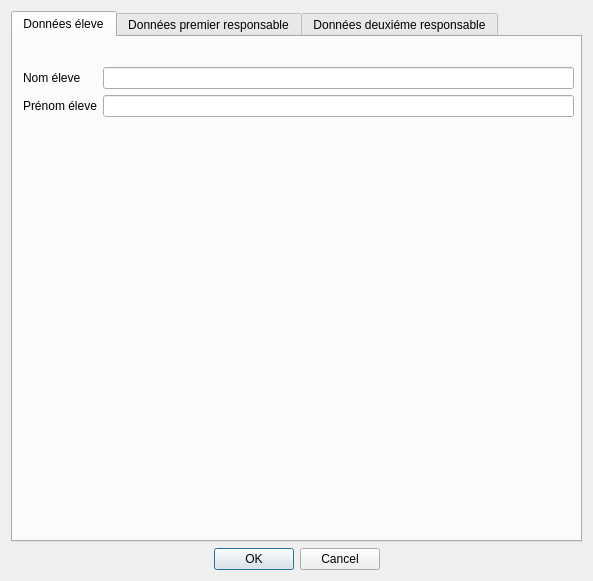
<?xml version="1.0" encoding="UTF-8"?>
<ui version="4.0">
 <class>EditDossier</class>
 <widget class="QDialog" name="EditDossier">
  <property name="geometry">
   <rect>
    <x>0</x>
    <y>0</y>
    <width>593</width>
    <height>581</height>
   </rect>
  </property>
  <property name="windowTitle">
   <string>Edition Dossier</string>
  </property>
  <layout class="QGridLayout" name="gridLayout_2">
   <item row="1" column="0">
    <widget class="QDialogButtonBox" name="buttonBox">
     <property name="orientation">
      <enum>Qt::Horizontal</enum>
     </property>
     <property name="standardButtons">
      <set>QDialogButtonBox::Cancel|QDialogButtonBox::Ok</set>
     </property>
     <property name="centerButtons">
      <bool>true</bool>
     </property>
    </widget>
   </item>
   <item row="0" column="0">
    <widget class="QTabWidget" name="tabWidget_2">
     <property name="currentIndex">
      <number>0</number>
     </property>
     <widget class="QWidget" name="tab_3">
      <attribute name="icon">
       <iconset resource="logo.qrc">
        <normaloff>:/images/Academic-Hat.png</normaloff>:/images/Academic-Hat.png</iconset>
      </attribute>
      <attribute name="title">
       <string>Données éleve</string>
      </attribute>
      <widget class="QWidget" name="layoutWidget">
       <property name="geometry">
        <rect>
         <x>10</x>
         <y>30</y>
         <width>551</width>
         <height>361</height>
        </rect>
       </property>
       <layout class="QFormLayout" name="formLayout">
        <item row="0" column="0">
         <widget class="QLabel" name="nomLeveLabel">
          <property name="text">
           <string>Nom éleve</string>
          </property>
         </widget>
        </item>
        <item row="0" column="1">
         <widget class="QLineEdit" name="nomLeveLineEdit">
          <property name="styleSheet">
           <string notr="true">
background-image: url(:/images/Search-32.png);
background-repeat:no-repeat;
background-position:top right;
</string>
          </property>
          <property name="frame">
           <bool>true</bool>
          </property>
          <property name="placeholderText">
           <string/>
          </property>
          <property name="clearButtonEnabled">
           <bool>false</bool>
          </property>
         </widget>
        </item>
        <item row="1" column="0">
         <widget class="QLabel" name="prNomLeveLabel">
          <property name="text">
           <string>Prénom éleve</string>
          </property>
         </widget>
        </item>
        <item row="1" column="1">
         <widget class="QLineEdit" name="prNomLeveLineEdit"/>
        </item>
       </layout>
      </widget>
     </widget>
     <widget class="QWidget" name="tab_4">
      <attribute name="icon">
       <iconset resource="logo.qrc">
        <normaloff>:/images/User.png</normaloff>:/images/User.png</iconset>
      </attribute>
      <attribute name="title">
       <string>Données premier responsable</string>
      </attribute>
      <widget class="QWidget" name="layoutWidget">
       <property name="geometry">
        <rect>
         <x>10</x>
         <y>20</y>
         <width>551</width>
         <height>471</height>
        </rect>
       </property>
       <layout class="QFormLayout" name="formLayout_2">
        <item row="0" column="0">
         <widget class="QLabel" name="nomPremierResponsableLabel">
          <property name="text">
           <string>Nom Premier Responsable</string>
          </property>
         </widget>
        </item>
        <item row="0" column="1">
         <widget class="QLineEdit" name="nomPremierResponsableLineEdit"/>
        </item>
        <item row="1" column="0">
         <widget class="QLabel" name="prNomPremierResponsableLabel">
          <property name="text">
           <string>Prénom Premier Responsable    </string>
          </property>
         </widget>
        </item>
        <item row="1" column="1">
         <widget class="QLineEdit" name="prNomPremierResponsableLineEdit"/>
        </item>
        <item row="3" column="0">
         <widget class="QLabel" name="label">
          <property name="text">
           <string>Adresse Premier Responsable</string>
          </property>
         </widget>
        </item>
        <item row="3" column="1">
         <widget class="QTabWidget" name="tabWidget">
          <property name="sizeIncrement">
           <size>
            <width>0</width>
            <height>0</height>
           </size>
          </property>
          <property name="currentIndex">
           <number>0</number>
          </property>
          <widget class="QWidget" name="tab">
           <property name="minimumSize">
            <size>
             <width>0</width>
             <height>190</height>
            </size>
           </property>
           <property name="layoutDirection">
            <enum>Qt::LeftToRight</enum>
           </property>
           <attribute name="icon">
            <iconset resource="logo.qrc">
             <normaloff>:/images/home.png</normaloff>:/images/home.png</iconset>
           </attribute>
           <attribute name="title">
            <string>Adresse Personelle</string>
           </attribute>
           <widget class="QWidget" name="layoutWidget_2">
            <property name="geometry">
             <rect>
              <x>10</x>
              <y>20</y>
              <width>311</width>
              <height>161</height>
             </rect>
            </property>
            <layout class="QFormLayout" name="formLayout_10">
             <item row="0" column="0">
              <widget class="QLabel" name="ligneAdresse1Label">
               <property name="text">
                <string>Ligne Adresse 1</string>
               </property>
              </widget>
             </item>
             <item row="0" column="1">
              <widget class="QLineEdit" name="ligneAdresse1LineEdit"/>
             </item>
             <item row="1" column="0">
              <widget class="QLabel" name="ligneAdress2Label">
               <property name="text">
                <string>Ligne Adress 2</string>
               </property>
              </widget>
             </item>
             <item row="1" column="1">
              <widget class="QLineEdit" name="ligneAdress2LineEdit"/>
             </item>
             <item row="2" column="0">
              <widget class="QLabel" name="villeLabel">
               <property name="text">
                <string>Ville</string>
               </property>
              </widget>
             </item>
             <item row="2" column="1">
              <widget class="QLineEdit" name="villeLineEdit"/>
             </item>
             <item row="3" column="0">
              <widget class="QLabel" name="codePostaleLabel">
               <property name="text">
                <string>CodePostale</string>
               </property>
              </widget>
             </item>
             <item row="3" column="1">
              <widget class="QLineEdit" name="codePostaleLineEdit"/>
             </item>
             <item row="4" column="0">
              <widget class="QLabel" name="paysLabel">
               <property name="text">
                <string>Pays</string>
               </property>
              </widget>
             </item>
             <item row="4" column="1">
              <widget class="QLineEdit" name="paysLineEdit">
               <property name="text">
                <string>Tunisie</string>
               </property>
              </widget>
             </item>
            </layout>
           </widget>
          </widget>
          <widget class="QWidget" name="tab_2">
           <attribute name="icon">
            <iconset resource="logo.qrc">
             <normaloff>:/images/suitcase.png</normaloff>:/images/suitcase.png</iconset>
           </attribute>
           <attribute name="title">
            <string>Adresse Professionnelle</string>
           </attribute>
           <widget class="QWidget" name="layoutWidget_3">
            <property name="geometry">
             <rect>
              <x>10</x>
              <y>20</y>
              <width>311</width>
              <height>161</height>
             </rect>
            </property>
            <layout class="QFormLayout" name="formLayout_11">
             <item row="0" column="0">
              <widget class="QLabel" name="ligneAdresse1Label_5">
               <property name="text">
                <string>Ligne Adresse 1</string>
               </property>
              </widget>
             </item>
             <item row="0" column="1">
              <widget class="QLineEdit" name="ligneAdresse1LineEdit_5"/>
             </item>
             <item row="1" column="0">
              <widget class="QLabel" name="ligneAdress2Label_5">
               <property name="text">
                <string>Ligne Adress 2</string>
               </property>
              </widget>
             </item>
             <item row="1" column="1">
              <widget class="QLineEdit" name="ligneAdress2LineEdit_5"/>
             </item>
             <item row="2" column="0">
              <widget class="QLabel" name="villeLabel_5">
               <property name="text">
                <string>Ville</string>
               </property>
              </widget>
             </item>
             <item row="2" column="1">
              <widget class="QLineEdit" name="villeLineEdit_5"/>
             </item>
             <item row="3" column="0">
              <widget class="QLabel" name="codePostaleLabel_5">
               <property name="text">
                <string>CodePostale</string>
               </property>
              </widget>
             </item>
             <item row="3" column="1">
              <widget class="QLineEdit" name="codePostaleLineEdit_5"/>
             </item>
             <item row="4" column="0">
              <widget class="QLabel" name="paysLabel_5">
               <property name="text">
                <string>Pays</string>
               </property>
              </widget>
             </item>
             <item row="4" column="1">
              <widget class="QLineEdit" name="paysLineEdit_5">
               <property name="text">
                <string>Tunisie</string>
               </property>
              </widget>
             </item>
            </layout>
           </widget>
          </widget>
         </widget>
        </item>
        <item row="4" column="0">
         <widget class="QLabel" name="nTelephonesLabel">
          <property name="text">
           <string>N° Telephones</string>
          </property>
         </widget>
        </item>
        <item row="4" column="1">
         <layout class="QGridLayout" name="gridLayout">
          <item row="0" column="0">
           <widget class="QLineEdit" name="lineEdit">
            <property name="maxLength">
             <number>8</number>
            </property>
           </widget>
          </item>
          <item row="0" column="1">
           <widget class="QPushButton" name="pushButton">
            <property name="text">
             <string/>
            </property>
            <property name="icon">
             <iconset resource="logo.qrc">
              <normaloff>:/images/Add.png</normaloff>:/images/Add.png</iconset>
            </property>
            <property name="iconSize">
             <size>
              <width>26</width>
              <height>26</height>
             </size>
            </property>
            <property name="flat">
             <bool>true</bool>
            </property>
           </widget>
          </item>
         </layout>
        </item>
        <item row="2" column="0">
         <widget class="QLabel" name="professionLabel">
          <property name="text">
           <string>Profession</string>
          </property>
         </widget>
        </item>
        <item row="2" column="1">
         <widget class="QLineEdit" name="professionLineEdit"/>
        </item>
       </layout>
      </widget>
     </widget>
     <widget class="QWidget" name="tab_5">
      <attribute name="icon">
       <iconset resource="logo.qrc">
        <normaloff>:/images/User.png</normaloff>:/images/User.png</iconset>
      </attribute>
      <attribute name="title">
       <string>Données deuxiéme responsable</string>
      </attribute>
      <widget class="QWidget" name="layoutWidget">
       <property name="geometry">
        <rect>
         <x>10</x>
         <y>20</y>
         <width>551</width>
         <height>471</height>
        </rect>
       </property>
       <layout class="QFormLayout" name="formLayout_8">
        <item row="0" column="0">
         <widget class="QLabel" name="nomPremierResponsableLabel_4">
          <property name="text">
           <string>Nom deuxiéme Responsable</string>
          </property>
         </widget>
        </item>
        <item row="0" column="1">
         <widget class="QLineEdit" name="nomPremierResponsableLineEdit_4"/>
        </item>
        <item row="1" column="0">
         <widget class="QLabel" name="prNomPremierResponsableLabel_4">
          <property name="text">
           <string>Prénom deuxiéme Responsable</string>
          </property>
         </widget>
        </item>
        <item row="1" column="1">
         <widget class="QLineEdit" name="prNomPremierResponsableLineEdit_4"/>
        </item>
        <item row="3" column="0">
         <widget class="QLabel" name="label_4">
          <property name="text">
           <string>Adresse deuxiéme Responsable</string>
          </property>
         </widget>
        </item>
        <item row="4" column="0">
         <widget class="QLabel" name="nTelephonesLabel_4">
          <property name="text">
           <string>N° Telephones</string>
          </property>
         </widget>
        </item>
        <item row="4" column="1">
         <layout class="QGridLayout" name="gridLayout_4">
          <item row="0" column="0">
           <widget class="QLineEdit" name="lineEdit_4"/>
          </item>
          <item row="0" column="1">
           <widget class="QPushButton" name="pushButton_4">
            <property name="text">
             <string/>
            </property>
            <property name="icon">
             <iconset resource="logo.qrc">
              <normaloff>:/images/Add.png</normaloff>:/images/Add.png</iconset>
            </property>
            <property name="iconSize">
             <size>
              <width>26</width>
              <height>26</height>
             </size>
            </property>
            <property name="flat">
             <bool>true</bool>
            </property>
           </widget>
          </item>
         </layout>
        </item>
        <item row="3" column="1">
         <widget class="QTabWidget" name="tabWidget_3">
          <property name="sizeIncrement">
           <size>
            <width>0</width>
            <height>0</height>
           </size>
          </property>
          <property name="currentIndex">
           <number>0</number>
          </property>
          <widget class="QWidget" name="tab_8">
           <property name="minimumSize">
            <size>
             <width>0</width>
             <height>190</height>
            </size>
           </property>
           <property name="layoutDirection">
            <enum>Qt::LeftToRight</enum>
           </property>
           <attribute name="icon">
            <iconset resource="logo.qrc">
             <normaloff>:/images/home.png</normaloff>:/images/home.png</iconset>
           </attribute>
           <attribute name="title">
            <string>Adresse Personelle</string>
           </attribute>
           <widget class="QWidget" name="layoutWidget_6">
            <property name="geometry">
             <rect>
              <x>10</x>
              <y>20</y>
              <width>311</width>
              <height>161</height>
             </rect>
            </property>
            <layout class="QFormLayout" name="formLayout_14">
             <item row="0" column="0">
              <widget class="QLabel" name="ligneAdresse1Label_3">
               <property name="text">
                <string>Ligne Adresse 1</string>
               </property>
              </widget>
             </item>
             <item row="0" column="1">
              <widget class="QLineEdit" name="ligneAdresse1LineEdit_3"/>
             </item>
             <item row="1" column="0">
              <widget class="QLabel" name="ligneAdress2Label_3">
               <property name="text">
                <string>Ligne Adress 2</string>
               </property>
              </widget>
             </item>
             <item row="1" column="1">
              <widget class="QLineEdit" name="ligneAdress2LineEdit_3"/>
             </item>
             <item row="2" column="0">
              <widget class="QLabel" name="villeLabel_3">
               <property name="text">
                <string>Ville</string>
               </property>
              </widget>
             </item>
             <item row="2" column="1">
              <widget class="QLineEdit" name="villeLineEdit_3"/>
             </item>
             <item row="3" column="0">
              <widget class="QLabel" name="codePostaleLabel_3">
               <property name="text">
                <string>CodePostale</string>
               </property>
              </widget>
             </item>
             <item row="3" column="1">
              <widget class="QLineEdit" name="codePostaleLineEdit_3"/>
             </item>
             <item row="4" column="0">
              <widget class="QLabel" name="paysLabel_3">
               <property name="text">
                <string>Pays</string>
               </property>
              </widget>
             </item>
             <item row="4" column="1">
              <widget class="QLineEdit" name="paysLineEdit_3">
               <property name="text">
                <string>Tunisie</string>
               </property>
              </widget>
             </item>
            </layout>
           </widget>
          </widget>
          <widget class="QWidget" name="tab_9">
           <attribute name="icon">
            <iconset resource="logo.qrc">
             <normaloff>:/images/suitcase.png</normaloff>:/images/suitcase.png</iconset>
           </attribute>
           <attribute name="title">
            <string>Adresse Professionnelle</string>
           </attribute>
           <widget class="QWidget" name="layoutWidget_7">
            <property name="geometry">
             <rect>
              <x>10</x>
              <y>20</y>
              <width>311</width>
              <height>161</height>
             </rect>
            </property>
            <layout class="QFormLayout" name="formLayout_15">
             <item row="0" column="0">
              <widget class="QLabel" name="ligneAdresse1Label_7">
               <property name="text">
                <string>Ligne Adresse 1</string>
               </property>
              </widget>
             </item>
             <item row="0" column="1">
              <widget class="QLineEdit" name="ligneAdresse1LineEdit_7"/>
             </item>
             <item row="1" column="0">
              <widget class="QLabel" name="ligneAdress2Label_7">
               <property name="text">
                <string>Ligne Adress 2</string>
               </property>
              </widget>
             </item>
             <item row="1" column="1">
              <widget class="QLineEdit" name="ligneAdress2LineEdit_7"/>
             </item>
             <item row="2" column="0">
              <widget class="QLabel" name="villeLabel_7">
               <property name="text">
                <string>Ville</string>
               </property>
              </widget>
             </item>
             <item row="2" column="1">
              <widget class="QLineEdit" name="villeLineEdit_7"/>
             </item>
             <item row="3" column="0">
              <widget class="QLabel" name="codePostaleLabel_7">
               <property name="text">
                <string>CodePostale</string>
               </property>
              </widget>
             </item>
             <item row="3" column="1">
              <widget class="QLineEdit" name="codePostaleLineEdit_7"/>
             </item>
             <item row="4" column="0">
              <widget class="QLabel" name="paysLabel_7">
               <property name="text">
                <string>Pays</string>
               </property>
              </widget>
             </item>
             <item row="4" column="1">
              <widget class="QLineEdit" name="paysLineEdit_7">
               <property name="text">
                <string>Tunisie</string>
               </property>
              </widget>
             </item>
            </layout>
           </widget>
          </widget>
         </widget>
        </item>
        <item row="2" column="0">
         <widget class="QLabel" name="professionLabel_2">
          <property name="text">
           <string>Profession</string>
          </property>
         </widget>
        </item>
        <item row="2" column="1">
         <widget class="QLineEdit" name="professionLineEdit_2"/>
        </item>
       </layout>
      </widget>
     </widget>
    </widget>
   </item>
  </layout>
 </widget>
 <resources>
  <include location="logo.qrc"/>
 </resources>
 <connections>
  <connection>
   <sender>buttonBox</sender>
   <signal>accepted()</signal>
   <receiver>EditDossier</receiver>
   <slot>accept()</slot>
   <hints>
    <hint type="sourcelabel">
     <x>257</x>
     <y>571</y>
    </hint>
    <hint type="destinationlabel">
     <x>157</x>
     <y>274</y>
    </hint>
   </hints>
  </connection>
  <connection>
   <sender>buttonBox</sender>
   <signal>rejected()</signal>
   <receiver>EditDossier</receiver>
   <slot>reject()</slot>
   <hints>
    <hint type="sourcelabel">
     <x>325</x>
     <y>571</y>
    </hint>
    <hint type="destinationlabel">
     <x>286</x>
     <y>274</y>
    </hint>
   </hints>
  </connection>
 </connections>
</ui>
